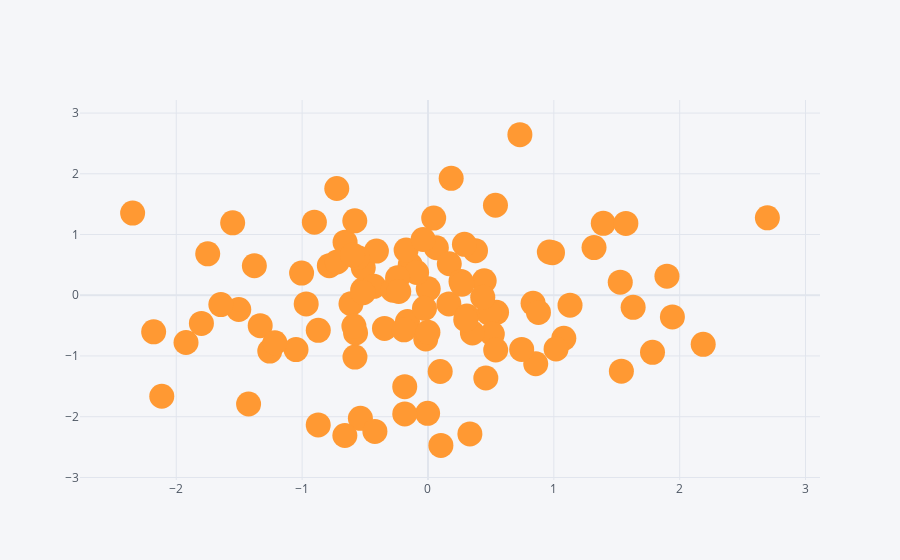

Notebook code cell kept with this figure:
### Code cell
df.iplot(kind='scatter',x='A',y='B',mode='markers',size=25)
